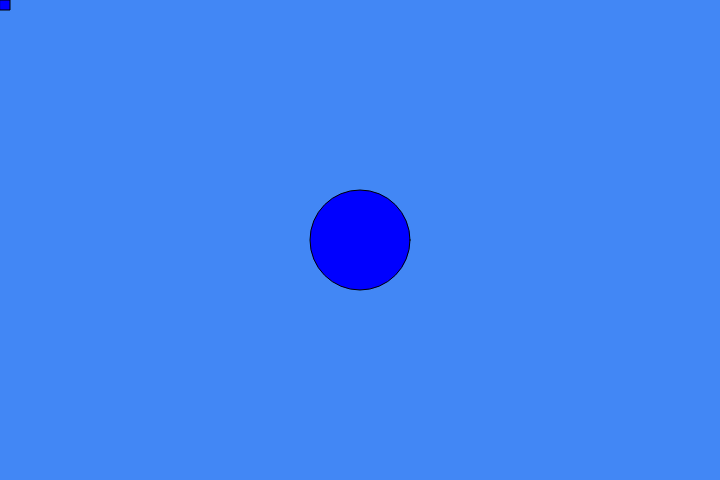
Frame 1 (no input)
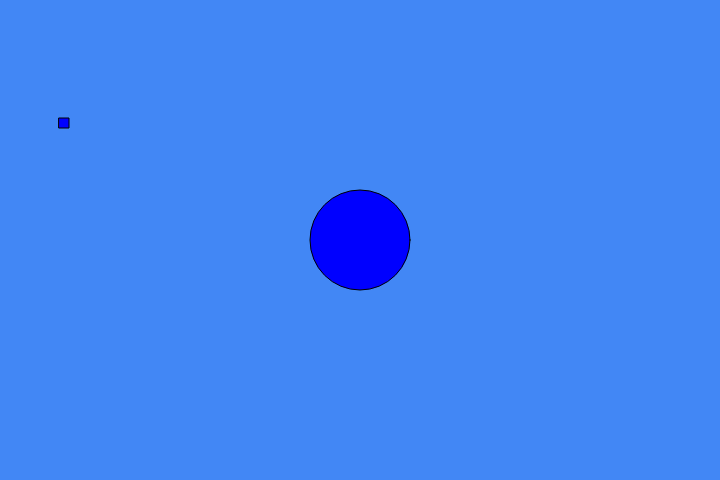
Frame 60 (no input)
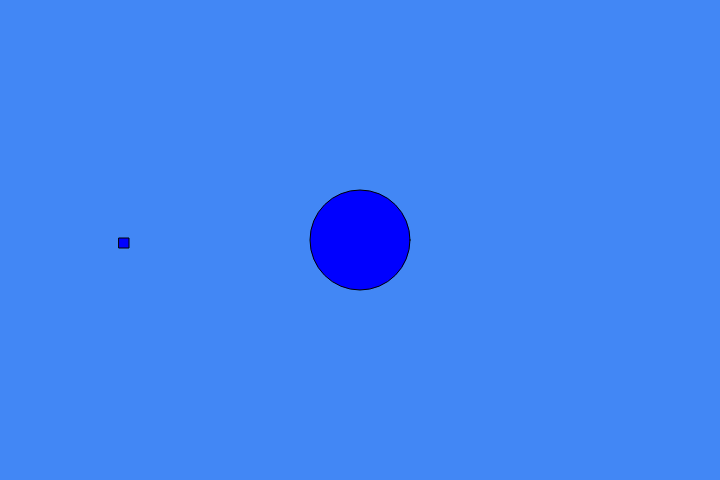
Frame 120 (the mouse pressed at the canvas centre since frame 60)

The p5.js sketch that drew these frames (run headless with seeded random() and noise() and a simulated clock; from frame 60 on, the mouse is pressed at the canvas centre):

// p5.js sketch
// ── sketch.js
var x = 0;
var y = 0;

function setup(){
    createCanvas(720,480);
}

function draw(){
    background('#4287f5');
    fill("blue");
    rect(x,y,10,10);
    x = x + 1;
    x = x % 500;
    y = y + 2;
    y = y % 400;
    ellipse(width/2, height/2, 100, 100);
}
// ── script.js
0; // Hello
1234567;
12345.67;

Infinity;

var SomethingMemorable;

SomethingMemorable = 15

var SomethingMoreMemorable = 30; //Hello

console.log(SomethingMemorable);

SomethingMemorable = SomethingMoreMemorable;

console.log(SomethingMemorable);

var SomethingLessMemorable;
console.log(SomethingLessMemorable);

var SomeString = "Something Inside Here";
var SomeSingleString = 'Something Inside Here Aswell';

var S = true;
x = false;

var ball = {};
ball = null;

1 + 2;
SomethingMemorable = 3 + 4;
var SomethingMemorable;

SomethingMemorable = 4 + "4";
console.log(SomethingMemorable);
